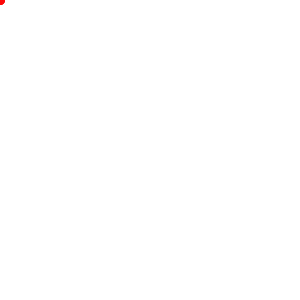
Frame 1 (no input)
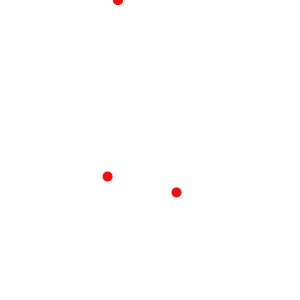
Frame 60 (the mouse pressed at the canvas centre just before this capture)
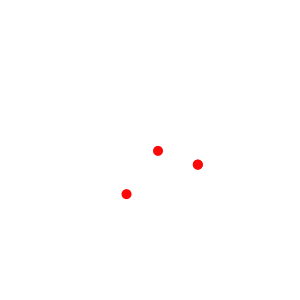
Frame 120 (the mouse held since frame 60 and released just before this capture)

The Processing sketch that drew these frames (run headless with seeded random() and noise(); from frame 60 on, the mouse is pressed at the canvas centre):

// Processing sketch: DotLoader
// ── DotLoader.pde
Point[] p = new Point[4];
void setup() {
  size(300, 300);
  for (int i=0; i<p.length; i++) {
    p[i] = new Point(2*i*180/p.length);
  }
}

void draw() {
  background(-1);
  for (int i=0; i<p.length; i++) {
    p[i].show();
    p[i].update();
  }
}

class Point {
  int xp =150, yp=150, R=50, t, dx;
  float x, y;
  boolean move;
  Point(int t) {
    this.t=t;
  }
  void show() {
    noStroke();
    fill(#FC0808);
    ellipse(x, y, 10, 10);
  }
  void update() {
    if (t<180 && !move) {
      x = xp + R*cos(radians(t));
      y = yp + R*sin(radians(t));
      t++;
    } else {
      move = true;
    }
    if (move) {
      if (x<xp+R)x+=2;
      else {
        move = false;
        t =0;
      }
    }
  }
}
